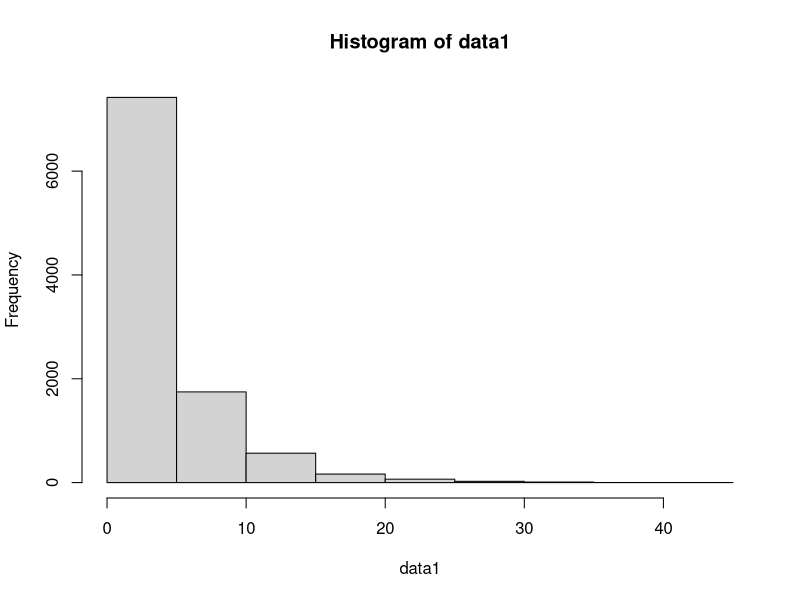

This chart was generated by the following R code:
#  =================== 1 ==================== 
x = 3
prob = 0.20

## a
dgeom(x, prob)

## b
n = 10000
data1 = rgeom(n, prob) ;data1
mean(data1 == 3)

## c


## d
hist(data1)

## e
mean(data1)
var(data1)